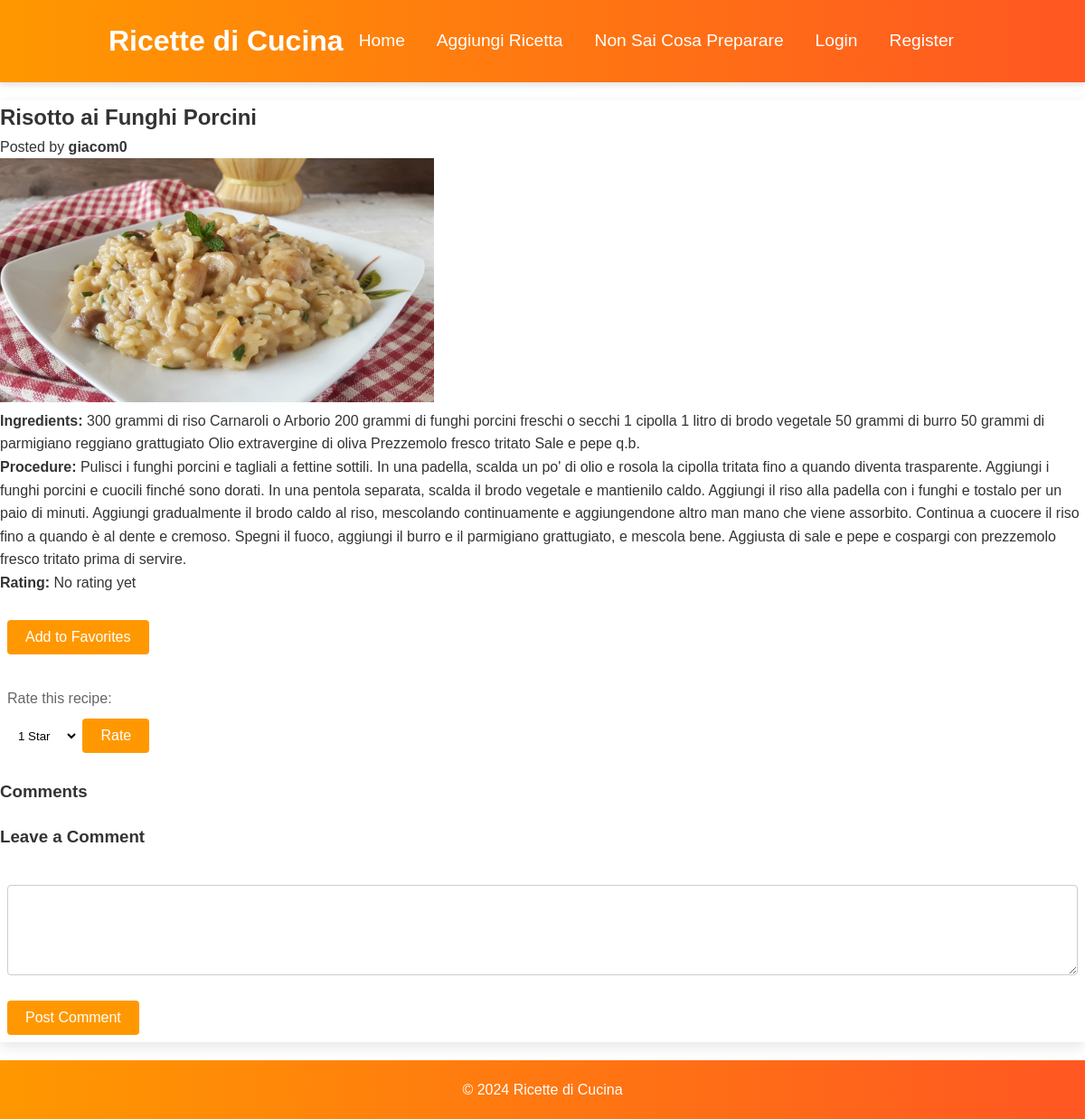
Page /recipe/7 on the earlier database version.
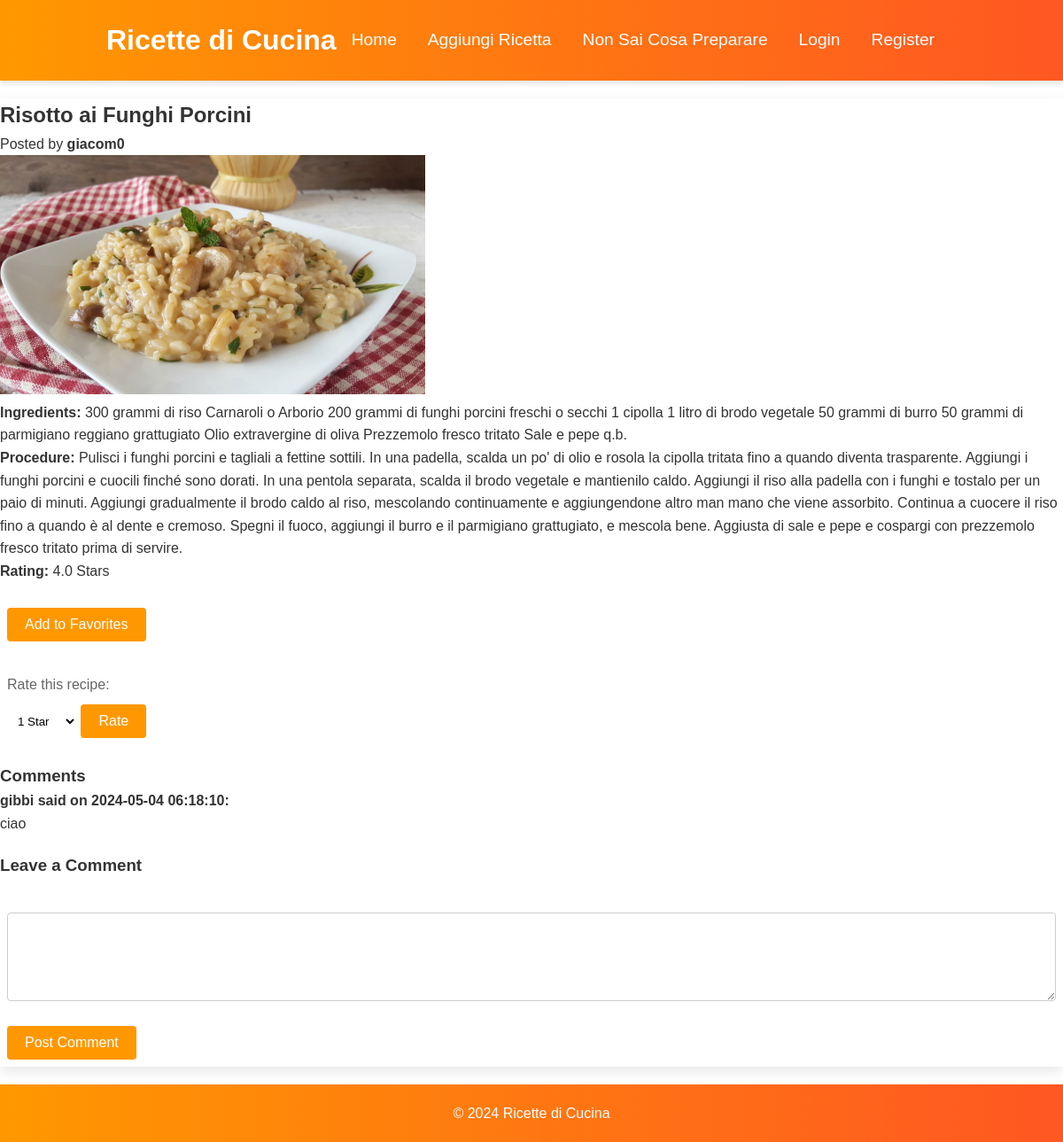
Same page on the later database version.
### tables this page shows
CREATE TABLE recipe (
    id INTEGER PRIMARY KEY AUTOINCREMENT,
    name TEXT NOT NULL,
    ingredients TEXT NOT NULL,
    procedure TEXT NOT NULL,
    user_id INTEGER, image_path TEXT,
    FOREIGN KEY (user_id) REFERENCES user (id)
);

CREATE TABLE user (
    id INTEGER PRIMARY KEY AUTOINCREMENT,
    username TEXT UNIQUE NOT NULL,
    email TEXT UNIQUE NOT NULL,
    password_hash TEXT NOT NULL
);

CREATE TABLE comment (
    id INTEGER PRIMARY KEY AUTOINCREMENT,
    user_id INTEGER NOT NULL,
    recipe_id INTEGER NOT NULL,
    text TEXT NOT NULL,
    created_at TIMESTAMP DEFAULT CURRENT_TIMESTAMP,
    FOREIGN KEY (user_id) REFERENCES user (id),
    FOREIGN KEY (recipe_id) REFERENCES recipe (id)
);

### app.py (the view)
@app.route('/recipe/<int:recipe_id>')
def view_recipe(recipe_id):
    db = get_db()
    recipe_data = db.execute(
        'SELECT r.*, u.username AS user_name FROM recipe r '
        'JOIN user u ON r.user_id = u.id '
        'WHERE r.id = ?', (recipe_id,)
    ).fetchone()
    if recipe_data is None:
        flash('Recipe not found.', 'error')
        return redirect(url_for('index'))
    recipe = dict(recipe_data)
    comments = db.execute(
        'SELECT comment.*, user.username FROM comment '
        'JOIN user ON comment.user_id = user.id '
        'WHERE recipe_id = ? ORDER BY comment.created_at DESC',
        (recipe_id,)
    ).fetchall()
    rating_result = db.execute(
        'SELECT AVG(rating) as average_rating FROM rating '
        'WHERE recipe_id = ?',
        (recipe_id,)
    ).fetchone()
    if rating_result['average_rating'] is not None:
        recipe['average_rating'] = float(rating_result['average_rating'])
    else:
        recipe['average_rating'] = 0.0
    user_rating = None
    if 'user_id' in session:
        user_rating_query = db.execute(
            'SELECT rating FROM rating WHERE user_id = ? AND recipe_id = ?',
            (session['user_id'], recipe_id)
        ).fetchone()
        user_rating = user_rating_query['rating'] if user_rating_query else 0.0
    return render_template('recipe_view.html', recipe=recipe, comments=comments, user_rating = user_rating)

### app.py (called while the page is built)
def get_db():
    db_path = app.config['DATABASE']
    if '_database' not in g:
        g._database = sqlite3.connect(db_path)
        g._database.row_factory = sqlite3.Row
    return g._database

@app.teardown_appcontext
def close_connection(exception):
    db = g.pop('_database', None)
    if db is not None:
        db.close()

### templates/recipe_view.html
{% extends "layout.html" %}
{% block content %}
<h2>{{ recipe.name }}</h2>
<p>Posted by <strong>{{ recipe.user_name }}</strong></p>
<img src="../{{ recipe.image_path }}" alt="Immagine del piatto" class="recipe-image">
<p><strong>Ingredients:</strong> {{ recipe.ingredients }}</p>
<p><strong>Procedure:</strong> {{ recipe.procedure }}</p>
<div class="rating-favorites">
    <div>
        <p><strong>Rating:</strong>
            {% if recipe.average_rating != 0.0 %}
                {{ recipe.average_rating|round(1) }} Stars
            {% else %}
                No rating yet
            {% endif %}
        </p>
        <div>
            <form action="{{ url_for('add_to_favorites', recipe_id=recipe.id) }}" method="post">
                <button type="submit">Add to Favorites</button>
            </form>
        </div>
        <form method="post" action="{{ url_for('rate_recipe', recipe_id=recipe.id) }}">
            <label for="rating">Rate this recipe:</label>
            <select name="rating" id="rating">
                {% for star in range(1, 6) %}
                    <option value="{{ star }}" {{ 'selected' if user_rating and star == user_rating }}> {{ star }} Star{{ 's' if star > 1 }}</option>
                {% endfor %}
            </select>
            <button type="submit">Rate</button>
        </form>
    </div>
</div>
<div class="comments">
    <h3>Comments</h3>
    {% for comment in comments %}
        <div class="comment">
            <strong>{{ comment.username }} said on {{ comment.created_at }}:</strong>
            <p>{{ comment.text }}</p>
        </div>
    {% endfor %}
</div>
<section class="comments">
    <h3>Leave a Comment</h3>
    <form method="post" action="{{ url_for('submit_comment', recipe_id=recipe.id) }}">
        <textarea name="comment_text" required></textarea>
        <button type="submit">Post Comment</button>
    </form>
</section>
{% endblock %}

### templates/layout.html (shortened to what this page needs)
<!DOCTYPE html>
<html lang="en">
<head>
    <link rel="stylesheet" href="{{ url_for('static', filename='style.css') }}">
</head>
<body class="{% block body_class %}{% endblock %}">
{% block header %}
    <header>
        <h1>Ricette di Cucina</h1>
        <nav>
            <ul>
                <li><a href="{{ url_for('index') }}">Home</a></li>
                <li><a href="{{ url_for('new_recipe') }}">Aggiungi Ricetta</a></li>
                <li><a href="{{ url_for('random_recipe') }}">Non Sai Cosa Preparare</a></li>
                {% if 'user_id' in session %}
                    <li><a href="{{ url_for('my_favorites') }}">Ricette Preferite</a></li>
                    <li><a href="{{ url_for('logout') }}">Logout</a></li>
                {% else %}
                    <li><a href="{{ url_for('login') }}">Login</a></li>
                    <li><a href="{{ url_for('register') }}">Register</a></li>
                {% endif %}
            </ul>
        </nav>
    </header>
{% endblock %}
<main>
    {% block content %}
    {% endblock %}
</main>
{% block footer %}
    <footer>
        <p>&copy; 2024 Ricette di Cucina</p>
    </footer>
{% endblock %}
</body>
</html>

### static/style.css (style rules this page uses)
* { box-sizing: border-box; margin: 0; padding: 0; }
body, h1, h2, h3, p, form, ul, li { font-family: 'Helvetica Neue', Helvetica, Arial, sans-serif; }
body { line-height: 1.6; font-size: 16px; background-color: #fff; color: #333; }
header { background: linear-gradient(to right, #ff9800, #ff5722); color: #ffffff; padding: 20px 10%; text-align: center; display: flex; justify-content: space-between; align-items: center; box-shadow: 0 4px 6px rgba(0, 0, 0, 0.1); }
nav ul { display: flex; align-items: center; list-style: none; padding: 0; }
nav li { margin-right: 20px; font-size: 16px; }
nav ul li { display: inline; margin-right: 15px; }
nav ul li a { color: #ffffff; text-decoration: none; font-size: 1.2em; padding: 10px; transition: color 0.3s; }
main { margin-top: 20px; background: #ffffff; box-shadow: 0 5px 15px rgba(0, 0, 0, 0.1); }
h1 { color: #ffffff; }
h2 { color: #333; }
form { background: #ffffff; padding: 20px; margin-top: 20px; border: 1px solid #ddd; transition: transform 0.3s ease-in-out; }
form label { display: block; margin-bottom: 10px; color: #666; }
form input[type="text"], form input[type="email"], form input[type="password"], form textarea { width: 100%; padding: 10px; margin-bottom: 20px; border: 1px solid #ccc; }
form button { background-color: #ff9800; color: #ffffff; border: none; padding: 10px 20px; font-size: 1em; cursor: pointer; transition: background-color 0.3s; }
footer { text-align: center; padding: 20px 10%; background: linear-gradient(to right, #ff9800, #ff5722); color: #ffffff; margin-top: 20px; }
body, h1, h2, h3, p, form, ul, li { font-family: Arial, sans-serif; }
.recipe-image { max-width: 40%; height: auto; margin-right: 20px; }
.comments { margin-top: 20px; }
.comment { margin-bottom: 10px; }
textarea { width: 100%; height: 100px; margin-top: 10px; padding: 8px; border: 1px solid #ccc; border-radius: 4px; }
select, input, button, form { padding: 8px; border: none; outline: none; background: none; color: inherit; cursor: pointer; border-radius: 4px; }
button { background: orange; color: white; }
select { background: white; color: black; }

Differences in the rows shown:
added comment: username "gibbi", created_at "2024-05-04 06:18:10", text "ciao"
Other differences:
{{ recipe.average_rating|round(1) }}: (not shown) → "4.0"
text no longer shown: "No rating yet"
text now shown: "Stars"
